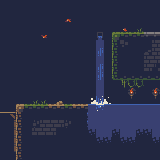

This game map was drawn from its Tiled (.tmx) file and the tilesets committed beside it. A one-line description and the full map source follow:
An orthogonal 20x20 tile map with 8x8 px tiles, 1 tile layer (Tile Layer 1).

<map version="1.2" tiledversion="1.2.4" orientation="orthogonal" renderorder="right-down" width="20" height="20" tilewidth="8" tileheight="8" infinite="0" nextlayerid="3" nextobjectid="1">
 <tileset firstgid="1" source="cavesofgallet.tsx" />
 <layer id="2" name="Tile Layer 1" width="20" height="20">
  <data encoding="csv">
1,1,1,1,1,1,1,1,1,1,1,1,1,1,1,1,1,1,1,1,
1,1,1,1,1,1,1,1,1,1,1,1,1,1,1,1,1,1,1,1,
1,1,1,1,1,1,1,1,32,1,1,1,1,1,1,1,1,1,1,1,
1,1,1,1,1,1,1,1,1,1,1,1,1,1,1,40,1,27,1,1,
1,1,1,1,1,39,1,1,1,1,1,1,65,1,9,10,10,10,13,13,
1,1,1,1,1,1,1,1,1,1,1,1,91,1,17,7,1,1,1,4,
1,1,1,1,1,1,1,1,1,1,1,1,66,1,17,1,1,1,3,4,
1,1,1,1,1,1,1,1,1,1,1,1,91,1,17,1,1,1,4,4,
1,1,1,1,1,1,1,1,1,1,1,1,66,1,17,1,1,1,4,5,
1,1,1,1,1,1,1,1,1,1,1,1,66,1,25,26,26,26,26,26,
1,1,1,1,1,1,1,1,1,1,1,1,91,1,1,87,88,88,1,1,
1,1,1,1,1,1,1,1,1,1,1,1,91,1,1,1,46,1,1,46,
1,1,1,1,27,27,1,45,1,1,1,73,74,75,1,1,54,1,1,54,
1,1,36,10,10,10,37,37,10,37,37,84,82,84,84,84,84,84,84,84,
15,16,44,1,1,1,1,1,1,1,90,91,91,91,91,91,91,91,91,91,
1,31,44,1,6,4,4,4,6,1,90,91,91,91,91,91,91,91,91,91,
1,31,44,1,4,4,4,1,1,1,1,89,91,91,89,91,91,89,89,91,
1,31,44,1,1,1,1,1,1,1,1,1,89,89,1,89,89,1,1,89,
1,31,44,1,1,1,1,1,1,1,1,1,1,1,1,1,1,1,1,1,
1,1,44,1,1,1,1,1,1,1,1,1,1,1,1,1,1,1,1,1
</data>
 </layer>
</map>
